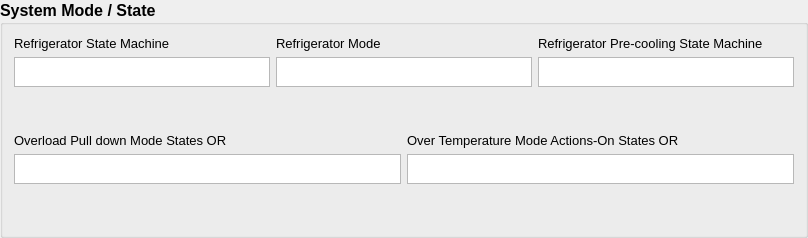
         <widget class="QGroupBox" name="State">
          <property name="font">
           <font>
            <family>MS Shell Dlg 2</family>
            <pointsize>12</pointsize>
            <weight>75</weight>
            <bold>true</bold>
           </font>
          </property>
          <property name="title">
           <string>System Mode / State</string>
          </property>
          <layout class="QGridLayout" name="gridLayout_5">
           <item row="1" column="0">
            <layout class="QHBoxLayout" name="horizontalLayout_2">
             <item>
              <layout class="QVBoxLayout" name="verticalLayout_4">
               <item>
                <widget class="QLabel" name="lOverloadPullDownMode">
                 <property name="font">
                  <font>
                   <family>MS Shell Dlg 2</family>
                   <pointsize>10</pointsize>
                   <weight>50</weight>
                   <bold>false</bold>
                  </font>
                 </property>
                 <property name="text">
                  <string>Overload Pull down Mode States OR</string>
                 </property>
                </widget>
               </item>
               <item>
                <widget class="QTextEdit" name="eOverloadPullDownMode">
                 <property name="minimumSize">
                  <size>
                   <width>0</width>
                   <height>26</height>
                  </size>
                 </property>
                 <property name="maximumSize">
                  <size>
                   <width>16777215</width>
                   <height>30</height>
                  </size>
                 </property>
                 <property name="font">
                  <font>
                   <family>MS Shell Dlg 2</family>
                   <pointsize>8</pointsize>
                   <weight>50</weight>
                   <bold>false</bold>
                  </font>
                 </property>
                 <property name="readOnly">
                  <bool>true</bool>
                 </property>
                 <property name="overwriteMode">
                  <bool>false</bool>
                 </property>
                </widget>
               </item>
               <item>
                <spacer name="verticalSpacer_4">
                 <property name="orientation">
                  <enum>Qt::Vertical</enum>
                 </property>
                 <property name="sizeHint" stdset="0">
                  <size>
                   <width>20</width>
                   <height>40</height>
                  </size>
                 </property>
                </spacer>
               </item>
              </layout>
             </item>
             <item>
              <layout class="QVBoxLayout" name="verticalLayout_5">
               <item>
                <widget class="QLabel" name="lRefDefrostFactor">
                 <property name="font">
                  <font>
                   <family>MS Shell Dlg 2</family>
                   <pointsize>10</pointsize>
                   <weight>50</weight>
                   <bold>false</bold>
                  </font>
                 </property>
                 <property name="text">
                  <string>Over Temperature Mode Actions-On States OR</string>
                 </property>
                </widget>
               </item>
               <item>
                <widget class="QTextEdit" name="eOverTempMode">
                 <property name="minimumSize">
                  <size>
                   <width>0</width>
                   <height>26</height>
                  </size>
                 </property>
                 <property name="maximumSize">
                  <size>
                   <width>16777215</width>
                   <height>30</height>
                  </size>
                 </property>
                 <property name="font">
                  <font>
                   <family>MS Shell Dlg 2</family>
                   <pointsize>8</pointsize>
                   <weight>50</weight>
                   <bold>false</bold>
                  </font>
                 </property>
                 <property name="readOnly">
                  <bool>true</bool>
                 </property>
                </widget>
               </item>
               <item>
                <spacer name="verticalSpacer_5">
                 <property name="orientation">
                  <enum>Qt::Vertical</enum>
                 </property>
                 <property name="sizeHint" stdset="0">
                  <size>
                   <width>20</width>
                   <height>40</height>
                  </size>
                 </property>
                </spacer>
               </item>
              </layout>
             </item>
            </layout>
           </item>
           <item row="0" column="0">
            <layout class="QHBoxLayout" name="horizontalLayout">
             <item>
              <layout class="QVBoxLayout" name="verticalLayout">
               <item>
                <widget class="QLabel" name="lRefStateMachine">
                 <property name="font">
                  <font>
                   <family>MS Shell Dlg 2</family>
                   <pointsize>10</pointsize>
                   <weight>50</weight>
                   <bold>false</bold>
                  </font>
                 </property>
                 <property name="text">
                  <string>Refrigerator State Machine</string>
                 </property>
                </widget>
               </item>
               <item>
                <widget class="QTextEdit" name="eRefStateMachine">
                 <property name="minimumSize">
                  <size>
                   <width>0</width>
                   <height>26</height>
                  </size>
                 </property>
                 <property name="maximumSize">
                  <size>
                   <width>16777215</width>
                   <height>30</height>
                  </size>
                 </property>
                 <property name="font">
                  <font>
                   <family>MS Shell Dlg 2</family>
                   <pointsize>8</pointsize>
                   <weight>50</weight>
                   <bold>false</bold>
                  </font>
                 </property>
                 <property name="readOnly">
                  <bool>true</bool>
                 </property>
                </widget>
               </item>
               <item>
                <spacer name="verticalSpacer">
                 <property name="orientation">
                  <enum>Qt::Vertical</enum>
                 </property>
                 <property name="sizeHint" stdset="0">
                  <size>
                   <width>20</width>
                   <height>40</height>
                  </size>
                 </property>
                </spacer>
               </item>
              </layout>
             </item>
             <item>
              <layout class="QVBoxLayout" name="verticalLayout_3">
               <item>
                <widget class="QLabel" name="lRefMode">
                 <property name="font">
                  <font>
                   <family>MS Shell Dlg 2</family>
                   <pointsize>10</pointsize>
                   <weight>50</weight>
                   <bold>false</bold>
                  </font>
                 </property>
                 <property name="text">
                  <string>Refrigerator Mode</string>
                 </property>
                </widget>
               </item>
               <item>
                <widget class="QTextEdit" name="eRefMod">
                 <property name="minimumSize">
                  <size>
                   <width>0</width>
                   <height>26</height>
                  </size>
                 </property>
                 <property name="maximumSize">
                  <size>
                   <width>16777215</width>
                   <height>30</height>
                  </size>
                 </property>
                 <property name="font">
                  <font>
                   <family>MS Shell Dlg 2</family>
                   <pointsize>8</pointsize>
                   <weight>50</weight>
                   <bold>false</bold>
                  </font>
                 </property>
                 <property name="readOnly">
                  <bool>true</bool>
                 </property>
                </widget>
               </item>
               <item>
                <spacer name="verticalSpacer_3">
                 <property name="orientation">
                  <enum>Qt::Vertical</enum>
                 </property>
                 <property name="sizeHint" stdset="0">
                  <size>
                   <width>20</width>
                   <height>40</height>
                  </size>
                 </property>
                </spacer>
               </item>
              </layout>
             </item>
             <item>
              <layout class="QVBoxLayout" name="verticalLayout_2">
               <item>
                <widget class="QLabel" name="lRefPreCooling">
                 <property name="font">
                  <font>
                   <family>MS Shell Dlg 2</family>
                   <pointsize>10</pointsize>
                   <weight>50</weight>
                   <bold>false</bold>
                  </font>
                 </property>
                 <property name="text">
                  <string>Refrigerator Pre-cooling State Machine</string>
                 </property>
                </widget>
               </item>
               <item>
                <widget class="QTextEdit" name="eRefPreCooling">
                 <property name="minimumSize">
                  <size>
                   <width>0</width>
                   <height>26</height>
                  </size>
                 </property>
                 <property name="maximumSize">
                  <size>
                   <width>16777215</width>
                   <height>30</height>
                  </size>
                 </property>
                 <property name="font">
                  <font>
                   <family>MS Shell Dlg 2</family>
                   <pointsize>8</pointsize>
                   <weight>50</weight>
                   <bold>false</bold>
                  </font>
                 </property>
                 <property name="readOnly">
                  <bool>true</bool>
                 </property>
                </widget>
               </item>
               <item>
                <spacer name="verticalSpacer_2">
                 <property name="orientation">
                  <enum>Qt::Vertical</enum>
                 </property>
                 <property name="sizeHint" stdset="0">
                  <size>
                   <width>20</width>
                   <height>40</height>
                  </size>
                 </property>
                </spacer>
               </item>
              </layout>
             </item>
            </layout>
           </item>
          </layout>
         </widget>
